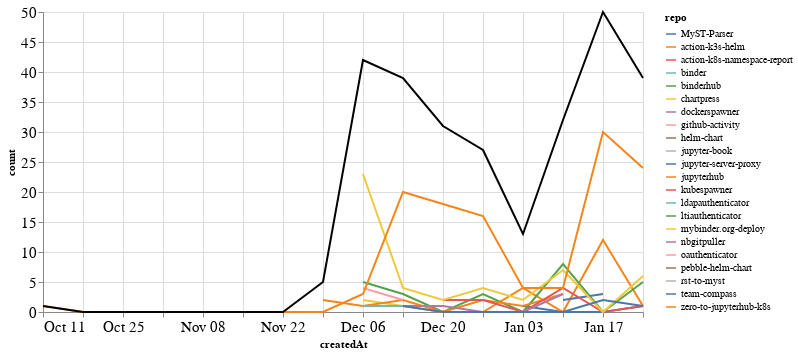

The notebook cell this image was saved under:
### Markdown cell above
### Comments

### Code cell
comments_time = comments.groupby('repo').resample('W', on='createdAt').count()['author'].reset_index()
comments_time = comments_time.rename(columns={'author': 'count'})
comments_time_total = comments_time.groupby('createdAt').agg({"count": "sum"}).reset_index()
ch1 = alt.Chart(comments_time, width=600).mark_line().encode(
    x='createdAt',
    y='count',
    color='repo',
    tooltip="repo"
)

ch2 = alt.Chart(comments_time_total, width=600).mark_line(color="black").encode(
    x='createdAt',
    y='count',
)

ch1 + ch2

### Figure 1 — Vega-Lite specification as saved in the notebook (floating-point values rounded to 4 significant figures)
{"config": {"axisLeft": {"labelFontSize": 15}, "axisBottom": {"labelFontSize": 15}}, "layer": [{"data": {"name": "data-a2ef7a125032429cd9435ada2326e7ae"}, "mark": "line", "encoding": {"color": {"type": "nominal", "field": "repo"}, "tooltip": {"type": "nominal", "field": "repo"}, "x": {"type": "temporal", "field": "createdAt"}, "y": {"type": "quantitative", "field": "count"}}, "width": 600}, {"data": {"name": "data-47798237c140843962c150adb34dd8df"}, "mark": {"type": "line", "color": "black"}, "encoding": {"x": {"type": "temporal", "field": "createdAt"}, "y": {"type": "quantitative", "field": "count"}}, "width": 600}], "$schema": "https://vega.github.io/schema/vega-lite/v4.8.1.json", "datasets": {"data-a2ef7a125032429cd9435ada2326e7ae": [{"repo": "MyST-Parser", "createdAt": "2021-01-03T00:00:00", "count": 1}, {"repo": "MyST-Parser", "createdAt": "2021-01-10T00:00:00", "count": 0}, {"repo": "MyST-Parser", "createdAt": "2021-01-17T00:00:00", "count": 0}, {"repo": "MyST-Parser", "createdAt": "2021-01-24T00:00:00", "count": 1}, {"repo": "action-k3s-helm", "createdAt": "2020-12-13T00:00:00", "count": 1}, {"repo": "action-k3s-helm", "createdAt": "2020-12-20T00:00:00", "count": 0}, {"repo": "action-k3s-helm", "createdAt": "2020-12-27T00:00:00", "count": 0}, {"repo": "action-k3s-helm", "createdAt": "2021-01-03T00:00:00", "count": 4}, {"repo": "action-k3s-helm", "createdAt": "2021-01-10T00:00:00", "count": 0}, {"repo": "action-k3s-helm", "createdAt": "2021-01-17T00:00:00", "count": 12}, {"repo": "action-k3s-helm", "createdAt": "2021-01-24T00:00:00", "count": 1}, {"repo": "action-k8s-namespace-report", "createdAt": "2021-01-17T00:00:00", "count": 3}, {"repo": "binder", "createdAt": "2020-11-29T00:00:00", "count": 3}, {"repo": "binderhub", "createdAt": "2020-12-06T00:00:00", "count": 5}, {"repo": "binderhub", "createdAt": "2020-12-13T00:00:00", "count": 3}, {"repo": "binderhub", "createdAt": "2020-12-20T00:00:00", "count": 0}, {"repo": "binderhub", "createdAt": "2020-12-27T00:00:00", "count": 3}, {"repo": "binderhub", "createdAt": "2021-01-03T00:00:00", "count": 0}, {"repo": "binderhub", "createdAt": "2021-01-10T00:00:00", "count": 8}, {"repo": "binderhub", "createdAt": "2021-01-17T00:00:00", "count": 0}, {"repo": "binderhub", "createdAt": "2021-01-24T00:00:00", "count": 5}, {"repo": "chartpress", "createdAt": "2020-12-06T00:00:00", "count": 2}, {"repo": "chartpress", "createdAt": "2020-12-13T00:00:00", "count": 1}, {"repo": "chartpress", "createdAt": "2020-12-20T00:00:00", "count": 1}, {"repo": "dockerspawner", "createdAt": "2020-12-20T00:00:00", "count": 7}, {"repo": "github-activity", "createdAt": "2020-12-13T00:00:00", "count": 1}, {"repo": "helm-chart", "createdAt": "2021-01-03T00:00:00", "count": 1}, {"repo": "jupyter-book", "createdAt": "2020-12-13T00:00:00", "count": 1}, {"repo": "jupyter-server-proxy", "createdAt": "2021-01-10T00:00:00", "count": 2}, {"repo": "jupyter-server-proxy", "createdAt": "2021-01-17T00:00:00", "count": 3}, {"repo": "jupyterhub", "createdAt": "2020-11-29T00:00:00", "count": 2}, {"repo": "jupyterhub", "createdAt": "2020-12-06T00:00:00", "count": 1}, {"repo": "jupyterhub", "createdAt": "2020-12-13T00:00:00", "count": 2}, {"repo": "jupyterhub", "createdAt": "2020-12-20T00:00:00", "count": 0}, {"repo": "jupyterhub", "createdAt": "2020-12-27T00:00:00", "count": 2}, {"repo": "jupyterhub", "createdAt": "2021-01-03T00:00:00", "count": 1}, {"repo": "jupyterhub", "createdAt": "2021-01-10T00:00:00", "count": 3}, {"repo": "kubespawner", "createdAt": "2020-12-20T00:00:00", "count": 2}, {"repo": "kubespawner", "createdAt": "2020-12-27T00:00:00", "count": 2}, {"repo": "kubespawner", "createdAt": "2021-01-03T00:00:00", "count": 0}, {"repo": "kubespawner", "createdAt": "2021-01-10T00:00:00", "count": 4}, {"repo": "kubespawner", "createdAt": "2021-01-17T00:00:00", "count": 0}, {"repo": "kubespawner", "createdAt": "2021-01-24T00:00:00", "count": 1}, {"repo": "ldapauthenticator", "createdAt": "2020-12-06T00:00:00", "count": 1}, {"repo": "ldapauthenticator", "createdAt": "2020-12-13T00:00:00", "count": 1}, {"repo": "ltiauthenticator", "createdAt": "2020-12-06T00:00:00", "count": 3}, {"repo": "mybinder.org-deploy", "createdAt": "2020-12-06T00:00:00", "count": 23}, {"repo": "mybinder.org-deploy", "createdAt": "2020-12-13T00:00:00", "count": 4}, {"repo": "mybinder.org-deploy", "createdAt": "2020-12-20T00:00:00", "count": 2}, {"repo": "mybinder.org-deploy", "createdAt": "2020-12-27T00:00:00", "count": 4}, {"repo": "mybinder.org-deploy", "createdAt": "2021-01-03T00:00:00", "count": 2}, {"repo": "mybinder.org-deploy", "createdAt": "2021-01-10T00:00:00", "count": 7}, {"repo": "mybinder.org-deploy", "createdAt": "2021-01-17T00:00:00", "count": 0}, {"repo": "mybinder.org-deploy", "createdAt": "2021-01-24T00:00:00", "count": 6}, {"repo": "nbgitpuller", "createdAt": "2020-12-13T00:00:00", "count": 1}, {"repo": "nbgitpuller", "createdAt": "2020-12-20T00:00:00", "count": 1}, {"repo": "nbgitpuller", "createdAt": "2020-12-27T00:00:00", "count": 0}, {"repo": "nbgitpuller", "createdAt": "2021-01-03T00:00:00", "count": 0}, {"repo": "nbgitpuller", "createdAt": "2021-01-10T00:00:00", "count": 3}, {"repo": "oauthenticator", "createdAt": "2020-12-06T00:00:00", "count": 4}, {"repo": "oauthenticator", "createdAt": "2020-12-13T00:00:00", "count": 2}, {"repo": "pebble-helm-chart", "createdAt": "2020-12-13T00:00:00", "count": 1}, {"repo": "rst-to-myst", "createdAt": "2021-01-10T00:00:00", "count": 1}, {"repo": "team-compass", "createdAt": "2020-12-13T00:00:00", "count": 1}, {"repo": "team-compass", "createdAt": "2020-12-20T00:00:00", "count": 0}, {"repo": "team-compass", "createdAt": "2020-12-27T00:00:00", "count": 0}, {"repo": "team-compass", "createdAt": "2021-01-03T00:00:00", "count": 0}, {"repo": "team-compass", "createdAt": "2021-01-10T00:00:00", "count": 0}, {"repo": "team-compass", "createdAt": "2021-01-17T00:00:00", "count": 2}, {"repo": "team-compass", "createdAt": "2021-01-24T00:00:00", "count": 1}, {"repo": "zero-to-jupyterhub-k8s", "createdAt": "2020-10-11T00:00:00", "count": 1}, {"repo": "zero-to-jupyterhub-k8s", "createdAt": "2020-10-18T00:00:00", "count": 0}, {"repo": "zero-to-jupyterhub-k8s", "createdAt": "2020-10-25T00:00:00", "count": 0}, {"repo": "zero-to-jupyterhub-k8s", "createdAt": "2020-11-01T00:00:00", "count": 0}, {"repo": "zero-to-jupyterhub-k8s", "createdAt": "2020-11-08T00:00:00", "count": 0}, {"repo": "zero-to-jupyterhub-k8s", "createdAt": "2020-11-15T00:00:00", "count": 0}, {"repo": "zero-to-jupyterhub-k8s", "createdAt": "2020-11-22T00:00:00", "count": 0}, {"repo": "zero-to-jupyterhub-k8s", "createdAt": "2020-11-29T00:00:00", "count": 0}, {"repo": "zero-to-jupyterhub-k8s", "createdAt": "2020-12-06T00:00:00", "count": 3}, {"repo": "zero-to-jupyterhub-k8s", "createdAt": "2020-12-13T00:00:00", "count": 20}, {"repo": "zero-to-jupyterhub-k8s", "createdAt": "2020-12-20T00:00:00", "count": 18}, {"repo": "zero-to-jupyterhub-k8s", "createdAt": "2020-12-27T00:00:00", "count": 16}, {"repo": "zero-to-jupyterhub-k8s", "createdAt": "2021-01-03T00:00:00", "count": 4}, {"repo": "zero-to-jupyterhub-k8s", "createdAt": "2021-01-10T00:00:00", "count": 4}, {"repo": "zero-to-jupyterhub-k8s", "createdAt": "2021-01-17T00:00:00", "count": 30}, {"repo": "zero-to-jupyterhub-k8s", "createdAt": "2021-01-24T00:00:00", "count": 24}], "data-47798237c140843962c150adb34dd8df": [{"createdAt": "2020-10-11T00:00:00", "count": 1}, {"createdAt": "2020-10-18T00:00:00", "count": 0}, {"createdAt": "2020-10-25T00:00:00", "count": 0}, {"createdAt": "2020-11-01T00:00:00", "count": 0}, {"createdAt": "2020-11-08T00:00:00", "count": 0}, {"createdAt": "2020-11-15T00:00:00", "count": 0}, {"createdAt": "2020-11-22T00:00:00", "count": 0}, {"createdAt": "2020-11-29T00:00:00", "count": 5}, {"createdAt": "2020-12-06T00:00:00", "count": 42}, {"createdAt": "2020-12-13T00:00:00", "count": 39}, {"createdAt": "2020-12-20T00:00:00", "count": 31}, {"createdAt": "2020-12-27T00:00:00", "count": 27}, {"createdAt": "2021-01-03T00:00:00", "count": 13}, {"createdAt": "2021-01-10T00:00:00", "count": 32}, {"createdAt": "2021-01-17T00:00:00", "count": 50}, {"createdAt": "2021-01-24T00:00:00", "count": 39}]}}
